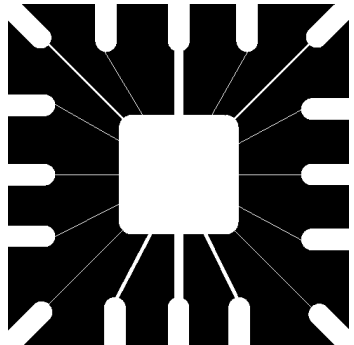
#> input picture Morphological processing/Erotion/Binary/in2.png, 354 x 345 px, found by its file name
$ python erotion.py
#> lines starting #> are read from the running program, lines starting #| are printed output that depends on the picture; after the words box and inside, x2 and y2 are one past the last pixel; in counts of white or black regions, pixels touching at a corner belong together
# -*- coding: utf-8 -*-
"""
Created on Tue Jun 14 19:02:38 2022

@author: Asus
"""

import cv2 as cv
import matplotlib.pyplot as plt
import numpy as np
import math

path = 'C:/Users/Asus/imagelab/Image-Processing-and-Computer-Vision-Lab/Morphological processing/Erotion/Binary/in2.png'

img = cv.imread(path)
#> img is the input picture: shape (345, 354, 3); min 0, max 255, mean 80.3

img = cv.cvtColor(img, cv.COLOR_BGR2GRAY)
#> img: shape (345, 354)

plt.imshow(img,'gray')

plt.title("Input for erotion")

plt.show()

t, img = cv.threshold(img, 100, 255, cv.THRESH_BINARY)
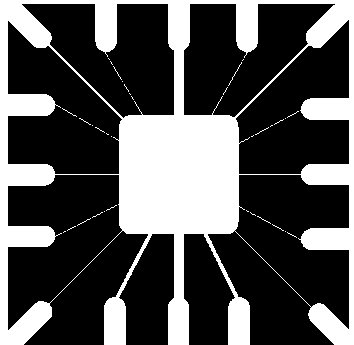
#> img: shape (345, 354); 31.8% white; 35 white regions (33 under 20 px), largest, box (x1, y1, x2, y2) and area: (0, 0, 354, 345) 38638, (228, 62, 242, 86) 24

img=img//255

plt.imshow(img,'gray')

plt.title("Thresholded Image")

plt.show()

# erotion

k_h = int(input("Enter kernel height: "))
#> the answer given: 100

k_w = int(input("Enter kernel weidth: "))
#> the answer given: 3

a = k_h // 2
b = k_w // 2

kernel = np.ones((k_h,k_w),np.float32)

m = img.shape[0]
#> m = 345
n = img.shape[1]
#> n = 354

op = np.zeros((m,n), np.float32)

for i in range(m):
    for j in range(n):
        flag = 1
        for x in range(-a,a+1):
            for y in range(-b,b+1):
                if x+i>=0 and x+i<m and j+y>=0 and j+y<n:
#> (the run stopped early here; a loop or call above may not have finished)

$ run again, with Morphological processing/Erotion/Binary/11x11.png copied over Morphological processing/Erotion/Binary/in2.png
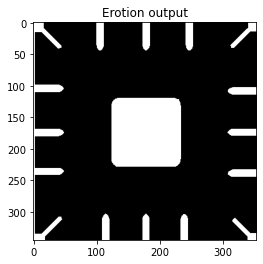
#> input picture Morphological processing/Erotion/Binary/11x11.png, 263 x 264 px, found by its file name
#> img is the input picture: shape (264, 263, 3); min 0, max 255, mean 101.9
#> `t, img = cv.threshold(img, 100, 255, cv.THRESH_BINARY)`:
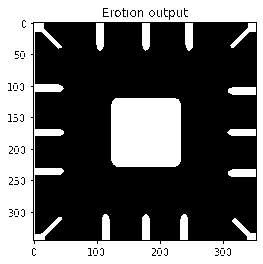
#> img: shape (264, 263); 40.2% white; 14 white regions, largest, box (x1, y1, x2, y2) and area: (0, 0, 263, 264) 19794, (111, 98, 181, 167) 4780, (34, 23, 64, 240) 1168

$ run again, with Morphological processing/Erotion/Binary/45x45.png copied over Morphological processing/Erotion/Binary/in2.png
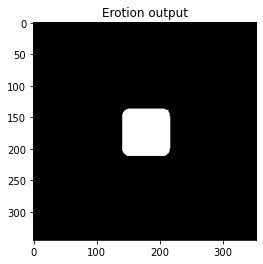
#> input picture Morphological processing/Erotion/Binary/45x45.png, 263 x 264 px, found by its file name
#> img is the input picture: shape (264, 263, 3); min 0, max 255, mean 80.7
#> `t, img = cv.threshold(img, 100, 255, cv.THRESH_BINARY)`:
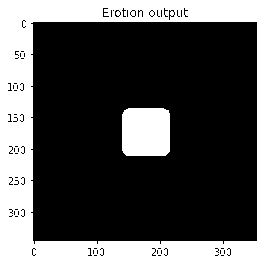
#> img: shape (264, 263); 31.8% white; 2 white regions, box (x1, y1, x2, y2) and area: (0, 0, 263, 264) 19794, (122, 108, 170, 156) 2254
